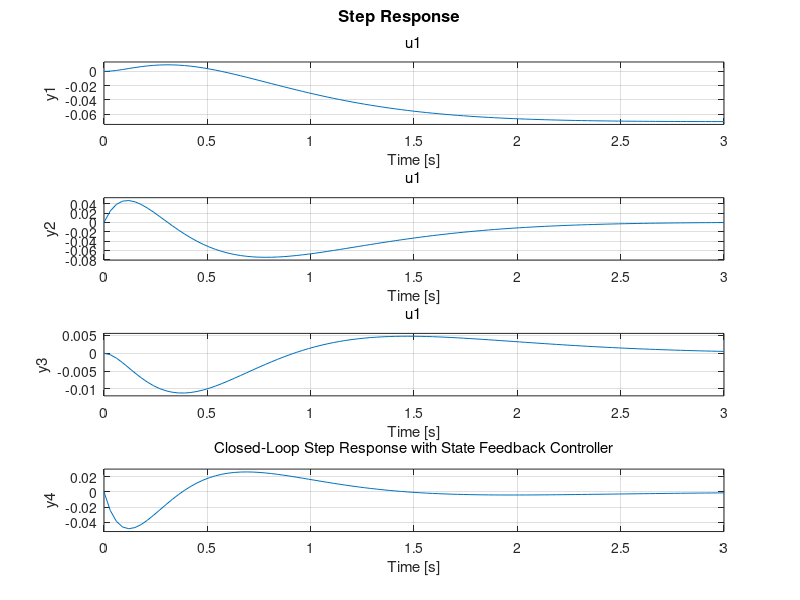

MATLAB code to generate this figure:
% System matrices
A = [0 1 0 0; 0 0 -1 0; 0 0 0 1; 0 0 9.8 0];
B = [0; 1; 0; -1];
C = eye(4); % Assuming full state output for simplicity
D = [0; 0; 0; 0];

% Desired closed-loop poles
p_desired = [-2+1i, -2-1i, -5, -5.01];

% State feedback controller design
K = place(A, B, p_desired);

% Validate the closed-loop system
A_cl = A - B*K;
sys_cl = ss(A_cl, B, C, D);

% Step response of the closed-loop system
figure;
step(sys_cl);
title('Closed-Loop Step Response with State Feedback Controller');

% Check the closed-loop poles
cl_poles = eig(A_cl);

% Display the designed K matrix and closed-loop poles
disp('State feedback gain matrix K:');
disp(K);
disp('Closed-loop poles:');
disp(cl_poles);
